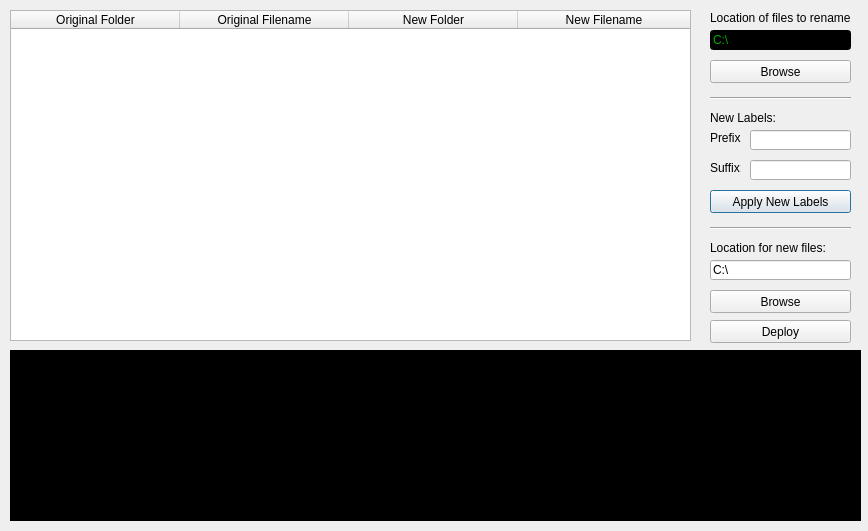
<?xml version="1.0" encoding="UTF-8"?>
<ui version="4.0">
 <class>Dialog</class>
 <widget class="QDialog" name="Dialog">
  <property name="windowModality">
   <enum>Qt::ApplicationModal</enum>
  </property>
  <property name="geometry">
   <rect>
    <x>0</x>
    <y>0</y>
    <width>868</width>
    <height>531</height>
   </rect>
  </property>
  <property name="acceptDrops">
   <bool>true</bool>
  </property>
  <property name="windowTitle">
   <string>File Renamer</string>
  </property>
  <property name="sizeGripEnabled">
   <bool>false</bool>
  </property>
  <property name="modal">
   <bool>false</bool>
  </property>
  <widget class="QTableWidget" name="FileTable">
   <property name="geometry">
    <rect>
     <x>10</x>
     <y>10</y>
     <width>681</width>
     <height>331</height>
    </rect>
   </property>
   <property name="acceptDrops">
    <bool>true</bool>
   </property>
   <property name="midLineWidth">
    <number>1</number>
   </property>
   <property name="dragEnabled">
    <bool>true</bool>
   </property>
   <property name="dragDropMode">
    <enum>QAbstractItemView::DropOnly</enum>
   </property>
   <property name="alternatingRowColors">
    <bool>true</bool>
   </property>
   <property name="sortingEnabled">
    <bool>false</bool>
   </property>
   <property name="cornerButtonEnabled">
    <bool>false</bool>
   </property>
   <property name="columnCount">
    <number>4</number>
   </property>
   <attribute name="horizontalHeaderCascadingSectionResizes">
    <bool>true</bool>
   </attribute>
   <attribute name="horizontalHeaderDefaultSectionSize">
    <number>169</number>
   </attribute>
   <attribute name="horizontalHeaderShowSortIndicator" stdset="0">
    <bool>false</bool>
   </attribute>
   <attribute name="horizontalHeaderStretchLastSection">
    <bool>true</bool>
   </attribute>
   <attribute name="verticalHeaderCascadingSectionResizes">
    <bool>true</bool>
   </attribute>
   <attribute name="verticalHeaderShowSortIndicator" stdset="0">
    <bool>true</bool>
   </attribute>
   <attribute name="verticalHeaderStretchLastSection">
    <bool>false</bool>
   </attribute>
   <column>
    <property name="text">
     <string>Original Folder</string>
    </property>
   </column>
   <column>
    <property name="text">
     <string>Original Filename</string>
    </property>
   </column>
   <column>
    <property name="text">
     <string>New Folder</string>
    </property>
   </column>
   <column>
    <property name="text">
     <string>New Filename</string>
    </property>
   </column>
  </widget>
  <widget class="QPushButton" name="OrderNum">
   <property name="geometry">
    <rect>
     <x>710</x>
     <y>190</y>
     <width>141</width>
     <height>23</height>
    </rect>
   </property>
   <property name="text">
    <string>Apply New Labels</string>
   </property>
  </widget>
  <widget class="QPushButton" name="Deploy">
   <property name="geometry">
    <rect>
     <x>710</x>
     <y>320</y>
     <width>141</width>
     <height>23</height>
    </rect>
   </property>
   <property name="text">
    <string>Deploy</string>
   </property>
  </widget>
  <widget class="QLineEdit" name="SaveText">
   <property name="geometry">
    <rect>
     <x>710</x>
     <y>260</y>
     <width>141</width>
     <height>20</height>
    </rect>
   </property>
   <property name="text">
    <string>C:\</string>
   </property>
  </widget>
  <widget class="QPushButton" name="SaveBrowse">
   <property name="geometry">
    <rect>
     <x>710</x>
     <y>290</y>
     <width>141</width>
     <height>23</height>
    </rect>
   </property>
   <property name="text">
    <string>Browse</string>
   </property>
  </widget>
  <widget class="QLabel" name="label">
   <property name="geometry">
    <rect>
     <x>710</x>
     <y>240</y>
     <width>141</width>
     <height>16</height>
    </rect>
   </property>
   <property name="text">
    <string>Location for new files:</string>
   </property>
  </widget>
  <widget class="QLabel" name="label_2">
   <property name="geometry">
    <rect>
     <x>710</x>
     <y>10</y>
     <width>141</width>
     <height>16</height>
    </rect>
   </property>
   <property name="text">
    <string>Location of files to rename:</string>
   </property>
  </widget>
  <widget class="QLineEdit" name="OpenText">
   <property name="geometry">
    <rect>
     <x>710</x>
     <y>30</y>
     <width>141</width>
     <height>20</height>
    </rect>
   </property>
   <property name="mouseTracking">
    <bool>false</bool>
   </property>
   <property name="styleSheet">
    <string notr="true">color: rgb(0, 170, 0);
alternate-background-color: rgb(0, 0, 0);
selection-background-color: rgb(0, 0, 0);
selection-color: rgb(0, 170, 0);
background-color: rgb(0, 0, 0);</string>
   </property>
   <property name="text">
    <string>C:\</string>
   </property>
   <property name="dragEnabled">
    <bool>true</bool>
   </property>
  </widget>
  <widget class="QPushButton" name="OpenBrowse">
   <property name="geometry">
    <rect>
     <x>710</x>
     <y>60</y>
     <width>141</width>
     <height>23</height>
    </rect>
   </property>
   <property name="text">
    <string>Browse</string>
   </property>
   <property name="flat">
    <bool>false</bool>
   </property>
  </widget>
  <widget class="QLabel" name="label_3">
   <property name="geometry">
    <rect>
     <x>710</x>
     <y>110</y>
     <width>141</width>
     <height>16</height>
    </rect>
   </property>
   <property name="text">
    <string>New Labels:</string>
   </property>
  </widget>
  <widget class="Line" name="line">
   <property name="geometry">
    <rect>
     <x>710</x>
     <y>90</y>
     <width>141</width>
     <height>16</height>
    </rect>
   </property>
   <property name="orientation">
    <enum>Qt::Horizontal</enum>
   </property>
  </widget>
  <widget class="Line" name="line_2">
   <property name="geometry">
    <rect>
     <x>710</x>
     <y>220</y>
     <width>141</width>
     <height>16</height>
    </rect>
   </property>
   <property name="orientation">
    <enum>Qt::Horizontal</enum>
   </property>
  </widget>
  <widget class="QTextEdit" name="Console">
   <property name="geometry">
    <rect>
     <x>10</x>
     <y>350</y>
     <width>851</width>
     <height>171</height>
    </rect>
   </property>
   <property name="acceptDrops">
    <bool>false</bool>
   </property>
   <property name="styleSheet">
    <string notr="true">background-color: rgb(0, 0, 0);
color: rgb(0, 170, 0);</string>
   </property>
   <property name="frameShape">
    <enum>QFrame::StyledPanel</enum>
   </property>
   <property name="lineWidth">
    <number>2</number>
   </property>
   <property name="midLineWidth">
    <number>-2</number>
   </property>
   <property name="undoRedoEnabled">
    <bool>false</bool>
   </property>
   <property name="lineWrapMode">
    <enum>QTextEdit::NoWrap</enum>
   </property>
   <property name="readOnly">
    <bool>true</bool>
   </property>
   <property name="acceptRichText">
    <bool>false</bool>
   </property>
  </widget>
  <widget class="QLabel" name="label_4">
   <property name="geometry">
    <rect>
     <x>710</x>
     <y>130</y>
     <width>31</width>
     <height>16</height>
    </rect>
   </property>
   <property name="text">
    <string>Prefix:</string>
   </property>
  </widget>
  <widget class="QLabel" name="label_5">
   <property name="geometry">
    <rect>
     <x>710</x>
     <y>160</y>
     <width>31</width>
     <height>16</height>
    </rect>
   </property>
   <property name="text">
    <string>Suffix:</string>
   </property>
  </widget>
  <widget class="QLineEdit" name="Prefix">
   <property name="geometry">
    <rect>
     <x>750</x>
     <y>130</y>
     <width>101</width>
     <height>20</height>
    </rect>
   </property>
  </widget>
  <widget class="QLineEdit" name="Suffix">
   <property name="geometry">
    <rect>
     <x>750</x>
     <y>160</y>
     <width>101</width>
     <height>20</height>
    </rect>
   </property>
  </widget>
 </widget>
 <tabstops>
  <tabstop>FileTable</tabstop>
  <tabstop>OpenText</tabstop>
  <tabstop>OpenBrowse</tabstop>
  <tabstop>Prefix</tabstop>
  <tabstop>Suffix</tabstop>
  <tabstop>OrderNum</tabstop>
  <tabstop>SaveText</tabstop>
  <tabstop>SaveBrowse</tabstop>
  <tabstop>Deploy</tabstop>
  <tabstop>Console</tabstop>
 </tabstops>
 <resources/>
 <connections/>
</ui>
